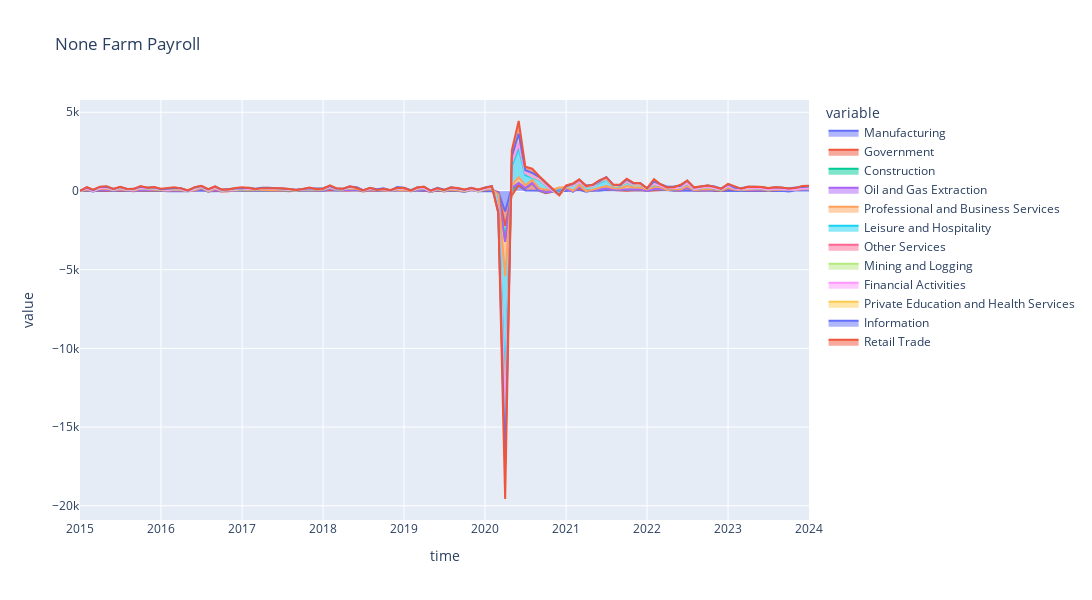

The cell this chart's notebook holds for it:
### Code cell
fig = px.area(df_melt, x='time', y='value', color='variable', title="None Farm Payroll", width=1200, height=600)
fig.show()
